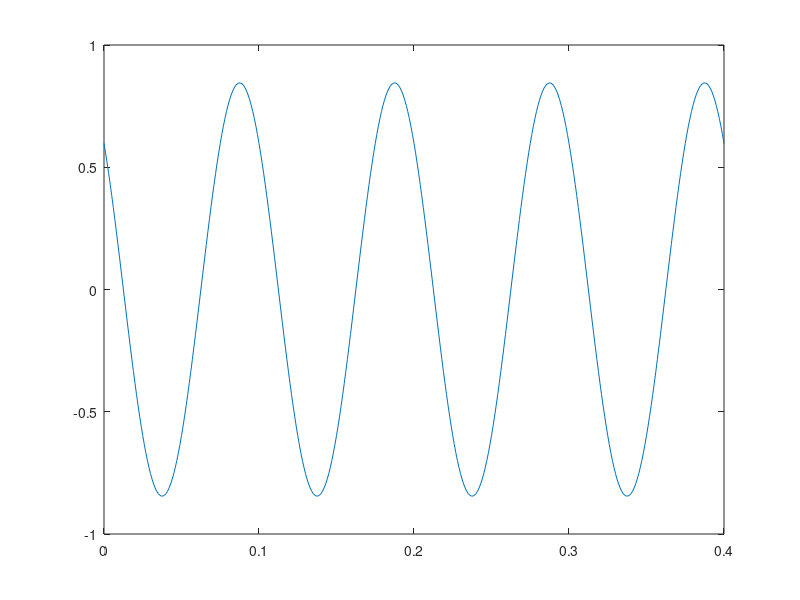

MATLAB code to generate this figure:
clear all

ta = 0.001;

T = 0.1; %periodo 1/frequencia

t = 0:ta:4*T;

p = sin(20*pi*t + 70*pi/180) + sin(20*pi*t + 200*pi/180);

plot(t, p);